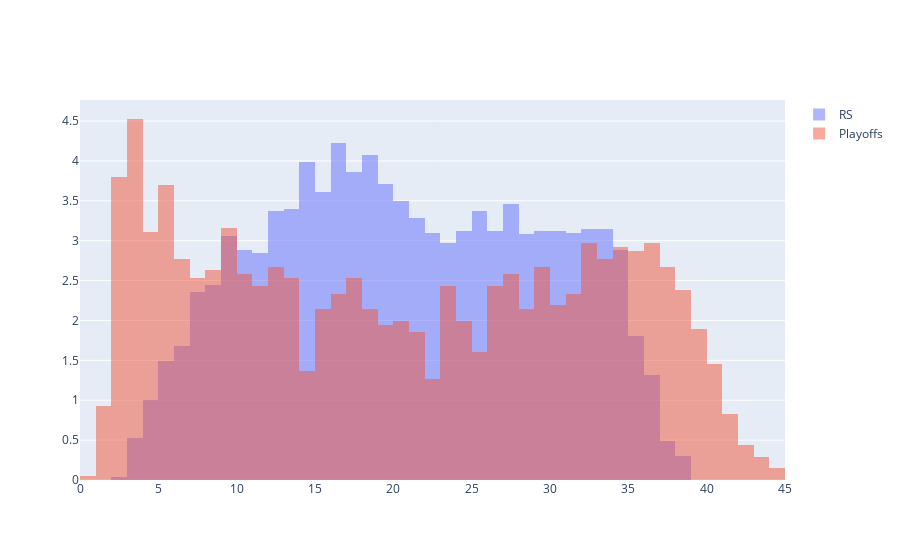

Notebook cell for this chart:
### Code cell
fig = go.Figure()
fig.add_trace(go.Histogram(x=hist_data(rs_df,50,5), histnorm='percent', name='RS', xbins={'start':0, 'end':46, 'size':1}))
fig.add_trace(go.Histogram(x=hist_data(playoffs_df,5,1), histnorm='percent', name='Playoffs', xbins={'start':0, 'end':46, 'size':1}))

fig.update_layout(barmode='overlay')
fig.update_traces(opacity=0.5)
fig.show()

### Figure 1 — Plotly figure (JSON) as saved in the notebook; plotly's stock layout.template omitted (floating-point values rounded to 4 significant figures; data arrays with more than 128 entries replaced by an {"elided": "..."} marker saying what was removed)
{"data": [{"histnorm": "percent", "name": "RS", "opacity": 0.5, "type": "histogram", "x": {"elided": "4711 float values"}, "xbins": {"end": 46, "size": 1, "start": 0}}, {"histnorm": "percent", "name": "Playoffs", "opacity": 0.5, "type": "histogram", "x": {"elided": "2055 float values"}, "xbins": {"end": 46, "size": 1, "start": 0}}], "layout": {"autosize": true, "barmode": "overlay", "xaxis": {"autorange": true, "range": [0, 45], "type": "linear"}, "yaxis": {"autorange": true, "range": [0, 4.764]}}}
